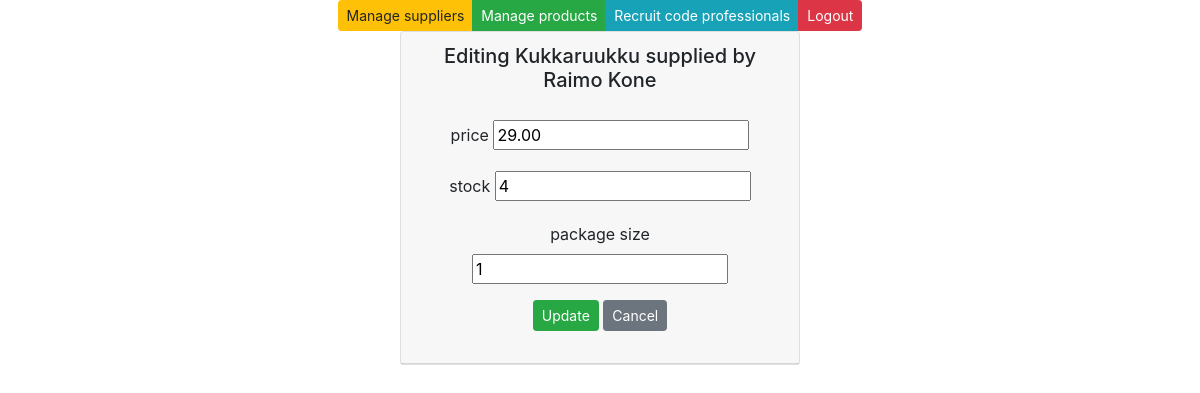
The page /edit-product-get/3/ on the database its author committed.
### app/models.py (models this page shows)
class Product(models.Model):
    productname=models.CharField(max_length=20, default = 'laku')
    packagesize=models.CharField(max_length=20, default = 3)
    unitsinstock=models.IntegerField(default = 3)
    companyname=models.CharField(max_length=50, default = 'lakufirma')
    unitprice=models.DecimalField(max_digits=9,decimal_places=2,default= 0.00)
    supplier = models.ForeignKey(Supplier, on_delete=models.CASCADE)
    class Meta:
        ordering = ['productname']

class Supplier(models.Model):
    companyname=models.CharField(max_length=50, default = 'lakufirma')
    contactname=models.CharField(max_length=50, default = 'tommi')
    address=models.CharField(max_length=100, default = 'tie 3')
    phone=models.CharField(max_length=50, default = '050123456')
    email=models.CharField(max_length=50, default = 'tommi.tommi@gmail.com')
    country=models.CharField(max_length=50, default = 'Finland')
    class Meta:
        ordering = ['companyname']

### app/views.py (the view)
# urls.py: path('edit-product-get/<int:id>/', edit_product_get),
def edit_product_get(request, id):
    product = Product.objects.filter(id = id)
    context = {'product': product}
    return render (request,"edit_product.html",context)

### app/templates/edit_product.html (shortened to what this page needs)
{% extends 'index.html' %}
{% block content %}
{% for p in product %}
<div class="card" style="width: 25rem;">
    <div class="card-header">
        <h5>Editing {{p.productname}} supplied by {{p.supplier.companyname}}</h5>
        <div class="card-body">
            <form method="post" action="/edit-product-post/{{p.id}}/">
                <div class="form-group">
                    <label>price</label>
                    <input type="number" name="unitprice" value={{p.unitprice}}>
                </div>
                <div class="form-group">
                    <label>stock</label>
                    <input type="number" name="unitsinstock" value={{p.unitsinstock}}>
                </div>
                <div class="form-group">
                    <label>package size</label>
                    <input type="number" name="packagesize" value={{p.packagesize}}>
                </div>
                <input type="submit" value="Update" class="btn btn-success btn-sm">
                <input type="button" onclick="window.location.href='/products'" id="hide-btn"
                    class="btn btn-secondary btn-sm" value="Cancel">
            </form>
        </div>
    </div>
</div>
{%endfor%}
{% endblock %}

### rows shown on the page
Product: productname "Kukkaruukku", supplier.companyname "Raimo Kone", unitprice "29.00", unitsinstock "4", packagesize "1"
